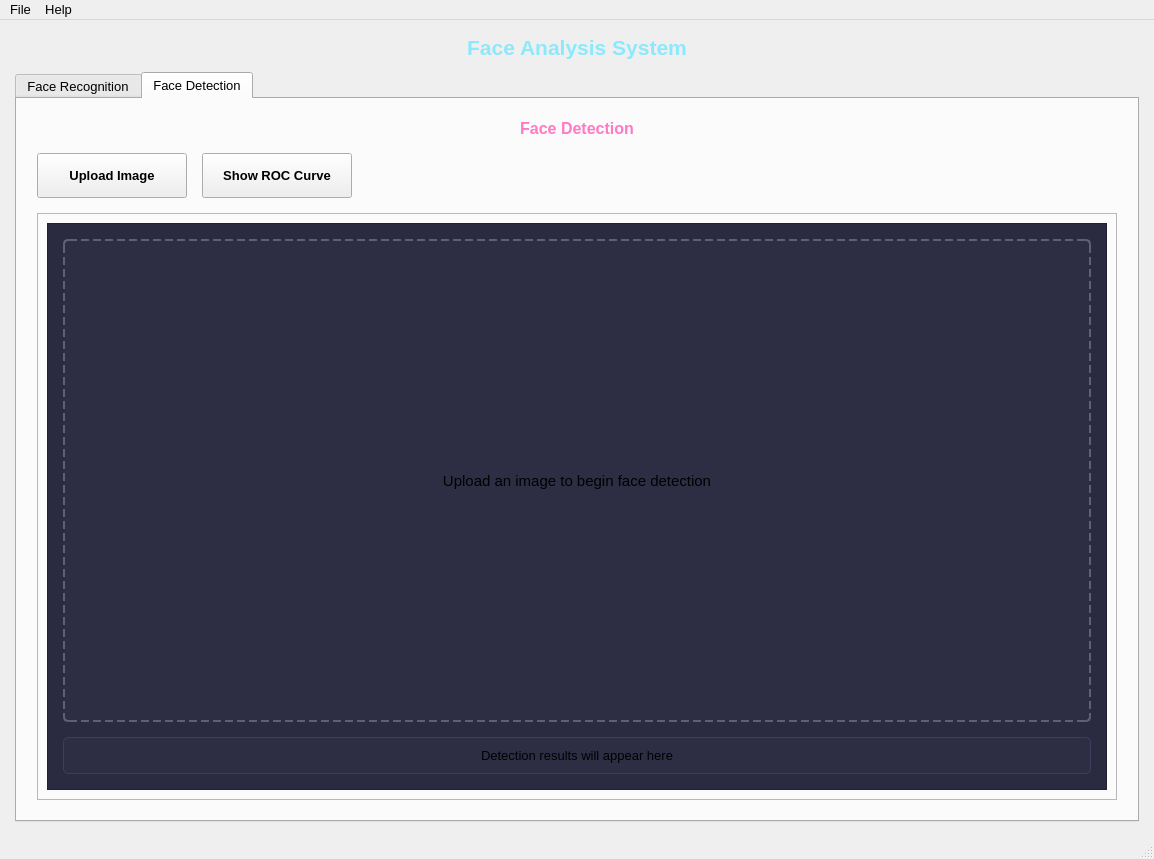
<?xml version="1.0" encoding="UTF-8"?>
<ui version="4.0">
 <class>MainWindow</class>
 <widget class="QMainWindow" name="MainWindow">
  <property name="geometry">
   <rect>
    <x>0</x>
    <y>0</y>
    <width>1154</width>
    <height>859</height>
   </rect>
  </property>
  <property name="minimumSize">
   <size>
    <width>600</width>
    <height>500</height>
   </size>
  </property>
  <property name="windowTitle">
   <string>Face Recognition and Detection</string>
  </property>
  <property name="styleSheet">
   <string notr="true">/* Dark Mode Theme */
QMainWindow {
    background-color: #1e1e2e;
    color: #e0e0e0;
}

QWidget {
    background-color: #1e1e2e;
    color: #e0e0e0;
}

QTabWidget::pane {
    border: 1px solid #3d3d5c;
    background-color: #252536;
    border-radius: 5px;
}

QTabBar::tab {
    background-color: #252536;
    color: #b0b0b0;
    padding: 10px 20px;
    border-top-left-radius: 4px;
    border-top-right-radius: 4px;
    border: 1px solid #3d3d5c;
    border-bottom: none;
    font-size: 13px;
    font-weight: bold;
    min-width: 80px;
}

QTabBar::tab:selected {
    background-color: #2d2d44;
    color: #8be9fd;
    border-bottom: 2px solid #8be9fd;
}

QTabBar::tab:hover:!selected {
    background-color: #2a2a40;
}

QPushButton {
    background-color: #8be9fd;
    color: #1e1e2e;
    border: none;
    border-radius: 5px;
    padding: 10px 15px;
    font-weight: bold;
    min-width: 120px;
}

QPushButton:hover {
    background-color: #6bcafd;
}

QPushButton:pressed {
    background-color: #50b2f5;
}

QLabel {
    color: #e0e0e0;
}

QScrollArea {
    border: 1px solid #3d3d5c;
    border-radius: 5px;
    background-color: #252536;
}

QMenuBar {
    background-color: #252536;
    color: #e0e0e0;
    border-bottom: 1px solid #3d3d5c;
}

QMenuBar::item {
    background-color: transparent;
    padding: 5px 10px;
}

QMenuBar::item:selected {
    background-color: #3d3d5c;
    color: #8be9fd;
}

QStatusBar {
    background-color: #252536;
    color: #b0b0b0;
    border-top: 1px solid #3d3d5c;
}

QMenu {
    background-color: #252536;
    border: 1px solid #3d3d5c;
    border-radius: 3px;
}

QMenu::item {
    padding: 5px 20px 5px 20px;
}

QMenu::item:selected {
    background-color: #3d3d5c;
    color: #8be9fd;
}

QFrame {
    background-color: #252536;
    border-radius: 5px;
    border: 1px solid #3d3d5c;
}

/* Responsive layout adjustments */
@media (max-width: 800px) {
    QPushButton {
        min-width: 100px;
        padding: 8px 12px;
    }
}

@media (max-width: 600px) {
    QPushButton {
        min-width: 80px;
        padding: 6px 10px;
    }
}</string>
  </property>
  <widget class="QWidget" name="centralwidget">
   <layout class="QVBoxLayout" name="verticalLayout">
    <property name="spacing">
     <number>12</number>
    </property>
    <property name="leftMargin">
     <number>15</number>
    </property>
    <property name="topMargin">
     <number>15</number>
    </property>
    <property name="rightMargin">
     <number>15</number>
    </property>
    <property name="bottomMargin">
     <number>15</number>
    </property>
    <item>
     <widget class="QLabel" name="labelAppTitle">
      <property name="font">
       <font>
        <family>Segoe UI</family>
        <pointsize>16</pointsize>
        <weight>75</weight>
        <bold>true</bold>
       </font>
      </property>
      <property name="styleSheet">
       <string notr="true">color: #8be9fd;</string>
      </property>
      <property name="text">
       <string>Face Analysis System</string>
      </property>
      <property name="alignment">
       <set>Qt::AlignCenter</set>
      </property>
     </widget>
    </item>
    <item>
     <widget class="QTabWidget" name="tabWidget">
      <property name="font">
       <font>
        <family>Segoe UI</family>
        <pointsize>10</pointsize>
       </font>
      </property>
      <property name="currentIndex">
       <number>1</number>
      </property>
      <property name="iconSize">
       <size>
        <width>20</width>
        <height>20</height>
       </size>
      </property>
      <property name="documentMode">
       <bool>false</bool>
      </property>
      <property name="tabBarAutoHide">
       <bool>false</bool>
      </property>
      <widget class="QWidget" name="tabRecognition">
       <attribute name="title">
        <string>Face Recognition</string>
       </attribute>
       <layout class="QVBoxLayout" name="verticalLayout_2">
        <property name="spacing">
         <number>15</number>
        </property>
        <property name="leftMargin">
         <number>20</number>
        </property>
        <property name="topMargin">
         <number>20</number>
        </property>
        <property name="rightMargin">
         <number>20</number>
        </property>
        <property name="bottomMargin">
         <number>20</number>
        </property>
        <item>
         <widget class="QLabel" name="labelRecognitionTitle">
          <property name="font">
           <font>
            <family>Segoe UI</family>
            <pointsize>12</pointsize>
            <weight>75</weight>
            <bold>true</bold>
           </font>
          </property>
          <property name="styleSheet">
           <string notr="true">color: #ff79c6;</string>
          </property>
          <property name="text">
           <string>Face Recognition</string>
          </property>
          <property name="alignment">
           <set>Qt::AlignCenter</set>
          </property>
         </widget>
        </item>
        <item>
         <layout class="QHBoxLayout" name="horizontalLayout">
          <property name="spacing">
           <number>15</number>
          </property>
          <item>
           <widget class="QPushButton" name="btnUploadRecognition">
            <property name="sizePolicy">
             <sizepolicy hsizetype="Minimum" vsizetype="Fixed">
              <horstretch>0</horstretch>
              <verstretch>0</verstretch>
             </sizepolicy>
            </property>
            <property name="minimumSize">
             <size>
              <width>150</width>
              <height>45</height>
             </size>
            </property>
            <property name="font">
             <font>
              <family>Segoe UI</family>
              <pointsize>10</pointsize>
              <weight>75</weight>
              <bold>true</bold>
             </font>
            </property>
            <property name="styleSheet">
             <string notr="true"/>
            </property>
            <property name="text">
             <string>Upload Image</string>
            </property>
            <property name="icon">
             <iconset>
              <normaloff>icons/upload.png</normaloff>icons/upload.png</iconset>
            </property>
            <property name="iconSize">
             <size>
              <width>22</width>
              <height>22</height>
             </size>
            </property>
           </widget>
          </item>
          <item>
           <widget class="QPushButton" name="btnROCRecognition">
            <property name="sizePolicy">
             <sizepolicy hsizetype="Minimum" vsizetype="Fixed">
              <horstretch>0</horstretch>
              <verstretch>0</verstretch>
             </sizepolicy>
            </property>
            <property name="minimumSize">
             <size>
              <width>150</width>
              <height>45</height>
             </size>
            </property>
            <property name="font">
             <font>
              <family>Segoe UI</family>
              <pointsize>10</pointsize>
              <weight>75</weight>
              <bold>true</bold>
             </font>
            </property>
            <property name="styleSheet">
             <string notr="true"/>
            </property>
            <property name="text">
             <string>Show ROC Curve</string>
            </property>
            <property name="icon">
             <iconset>
              <normaloff>icons/chart.png</normaloff>icons/chart.png</iconset>
            </property>
            <property name="iconSize">
             <size>
              <width>22</width>
              <height>22</height>
             </size>
            </property>
           </widget>
          </item>
          <item>
           <spacer name="horizontalSpacer">
            <property name="orientation">
             <enum>Qt::Horizontal</enum>
            </property>
            <property name="sizeHint" stdset="0">
             <size>
              <width>40</width>
              <height>20</height>
             </size>
            </property>
           </spacer>
          </item>
         </layout>
        </item>
        <item>
         <widget class="QFrame" name="frameRecognition">
          <property name="frameShape">
           <enum>QFrame::StyledPanel</enum>
          </property>
          <property name="frameShadow">
           <enum>QFrame::Raised</enum>
          </property>
          <property name="lineWidth">
           <number>1</number>
          </property>
          <property name="midLineWidth">
           <number>0</number>
          </property>
          <layout class="QVBoxLayout" name="verticalLayout_4">
           <property name="spacing">
            <number>12</number>
           </property>
           <item>
            <widget class="QScrollArea" name="scrollAreaRecognition">
             <property name="styleSheet">
              <string notr="true">background-color: #2a2a40;</string>
             </property>
             <property name="verticalScrollBarPolicy">
              <enum>Qt::ScrollBarAlwaysOff</enum>
             </property>
             <property name="widgetResizable">
              <bool>true</bool>
             </property>
             <widget class="QWidget" name="scrollAreaWidgetContents">
              <property name="geometry">
               <rect>
                <x>0</x>
                <y>0</y>
                <width>1054</width>
                <height>496</height>
               </rect>
              </property>
              <layout class="QVBoxLayout" name="verticalLayout_6">
               <property name="spacing">
                <number>15</number>
               </property>
               <property name="leftMargin">
                <number>15</number>
               </property>
               <property name="topMargin">
                <number>15</number>
               </property>
               <property name="rightMargin">
                <number>15</number>
               </property>
               <property name="bottomMargin">
                <number>15</number>
               </property>
               <item>
                <widget class="QLabel" name="imageDisplayRecognition">
                 <property name="sizePolicy">
                  <sizepolicy hsizetype="Expanding" vsizetype="Expanding">
                   <horstretch>0</horstretch>
                   <verstretch>0</verstretch>
                  </sizepolicy>
                 </property>
                 <property name="minimumSize">
                  <size>
                   <width>0</width>
                   <height>250</height>
                  </size>
                 </property>
                 <property name="font">
                  <font>
                   <family>Segoe UI</family>
                   <pointsize>11</pointsize>
                  </font>
                 </property>
                 <property name="styleSheet">
                  <string notr="true">background-color: #2d2d44;
border: 2px dashed #5f5f7a;
border-radius: 5px;
padding: 20px;</string>
                 </property>
                 <property name="text">
                  <string>Upload an image to begin face recognition</string>
                 </property>
                 <property name="alignment">
                  <set>Qt::AlignCenter</set>
                 </property>
                </widget>
               </item>
               <item>
                <widget class="QLabel" name="labelRecognitionResults">
                 <property name="font">
                  <font>
                   <family>Segoe UI</family>
                   <pointsize>10</pointsize>
                  </font>
                 </property>
                 <property name="styleSheet">
                  <string notr="true">background-color: #2d2d44;
padding: 10px;
border-radius: 5px;
border: 1px solid #3d3d5c;</string>
                 </property>
                 <property name="text">
                  <string>Recognition results will appear here</string>
                 </property>
                 <property name="alignment">
                  <set>Qt::AlignCenter</set>
                 </property>
                 <property name="wordWrap">
                  <bool>true</bool>
                 </property>
                </widget>
               </item>
              </layout>
             </widget>
            </widget>
           </item>
          </layout>
         </widget>
        </item>
       </layout>
      </widget>
      <widget class="QWidget" name="tabDetection">
       <attribute name="title">
        <string>Face Detection</string>
       </attribute>
       <layout class="QVBoxLayout" name="verticalLayout_3">
        <property name="spacing">
         <number>15</number>
        </property>
        <property name="leftMargin">
         <number>20</number>
        </property>
        <property name="topMargin">
         <number>20</number>
        </property>
        <property name="rightMargin">
         <number>20</number>
        </property>
        <property name="bottomMargin">
         <number>20</number>
        </property>
        <item>
         <widget class="QLabel" name="labelDetectionTitle">
          <property name="font">
           <font>
            <family>Segoe UI</family>
            <pointsize>12</pointsize>
            <weight>75</weight>
            <bold>true</bold>
           </font>
          </property>
          <property name="styleSheet">
           <string notr="true">color: #ff79c6;</string>
          </property>
          <property name="text">
           <string>Face Detection</string>
          </property>
          <property name="alignment">
           <set>Qt::AlignCenter</set>
          </property>
         </widget>
        </item>
        <item>
         <layout class="QHBoxLayout" name="horizontalLayout_2">
          <property name="spacing">
           <number>15</number>
          </property>
          <item>
           <widget class="QPushButton" name="btnUploadDetection">
            <property name="sizePolicy">
             <sizepolicy hsizetype="Minimum" vsizetype="Fixed">
              <horstretch>0</horstretch>
              <verstretch>0</verstretch>
             </sizepolicy>
            </property>
            <property name="minimumSize">
             <size>
              <width>150</width>
              <height>45</height>
             </size>
            </property>
            <property name="font">
             <font>
              <family>Segoe UI</family>
              <pointsize>10</pointsize>
              <weight>75</weight>
              <bold>true</bold>
             </font>
            </property>
            <property name="styleSheet">
             <string notr="true"/>
            </property>
            <property name="text">
             <string>Upload Image</string>
            </property>
            <property name="icon">
             <iconset>
              <normaloff>icons/upload.png</normaloff>icons/upload.png</iconset>
            </property>
            <property name="iconSize">
             <size>
              <width>22</width>
              <height>22</height>
             </size>
            </property>
           </widget>
          </item>
          <item>
           <widget class="QPushButton" name="btnROCDetection">
            <property name="sizePolicy">
             <sizepolicy hsizetype="Minimum" vsizetype="Fixed">
              <horstretch>0</horstretch>
              <verstretch>0</verstretch>
             </sizepolicy>
            </property>
            <property name="minimumSize">
             <size>
              <width>150</width>
              <height>45</height>
             </size>
            </property>
            <property name="font">
             <font>
              <family>Segoe UI</family>
              <pointsize>10</pointsize>
              <weight>75</weight>
              <bold>true</bold>
             </font>
            </property>
            <property name="styleSheet">
             <string notr="true"/>
            </property>
            <property name="text">
             <string>Show ROC Curve</string>
            </property>
            <property name="icon">
             <iconset>
              <normaloff>icons/chart.png</normaloff>icons/chart.png</iconset>
            </property>
            <property name="iconSize">
             <size>
              <width>22</width>
              <height>22</height>
             </size>
            </property>
           </widget>
          </item>
          <item>
           <spacer name="horizontalSpacer_2">
            <property name="orientation">
             <enum>Qt::Horizontal</enum>
            </property>
            <property name="sizeHint" stdset="0">
             <size>
              <width>40</width>
              <height>20</height>
             </size>
            </property>
           </spacer>
          </item>
         </layout>
        </item>
        <item>
         <widget class="QFrame" name="frameDetection">
          <property name="frameShape">
           <enum>QFrame::StyledPanel</enum>
          </property>
          <property name="frameShadow">
           <enum>QFrame::Raised</enum>
          </property>
          <layout class="QVBoxLayout" name="verticalLayout_5">
           <property name="spacing">
            <number>12</number>
           </property>
           <item>
            <widget class="QScrollArea" name="scrollAreaDetection">
             <property name="styleSheet">
              <string notr="true">background-color: #2a2a40;</string>
             </property>
             <property name="verticalScrollBarPolicy">
              <enum>Qt::ScrollBarAlwaysOff</enum>
             </property>
             <property name="widgetResizable">
              <bool>true</bool>
             </property>
             <widget class="QWidget" name="scrollAreaWidgetContents_2">
              <property name="geometry">
               <rect>
                <x>0</x>
                <y>0</y>
                <width>1054</width>
                <height>496</height>
               </rect>
              </property>
              <layout class="QVBoxLayout" name="verticalLayout_7">
               <property name="spacing">
                <number>15</number>
               </property>
               <property name="leftMargin">
                <number>15</number>
               </property>
               <property name="topMargin">
                <number>15</number>
               </property>
               <property name="rightMargin">
                <number>15</number>
               </property>
               <property name="bottomMargin">
                <number>15</number>
               </property>
               <item>
                <widget class="QLabel" name="imageDisplayDetection">
                 <property name="sizePolicy">
                  <sizepolicy hsizetype="Expanding" vsizetype="Expanding">
                   <horstretch>0</horstretch>
                   <verstretch>0</verstretch>
                  </sizepolicy>
                 </property>
                 <property name="minimumSize">
                  <size>
                   <width>0</width>
                   <height>250</height>
                  </size>
                 </property>
                 <property name="font">
                  <font>
                   <family>Segoe UI</family>
                   <pointsize>11</pointsize>
                  </font>
                 </property>
                 <property name="styleSheet">
                  <string notr="true">background-color: #2d2d44;
border: 2px dashed #5f5f7a;
border-radius: 5px;
padding: 20px;</string>
                 </property>
                 <property name="text">
                  <string>Upload an image to begin face detection</string>
                 </property>
                 <property name="alignment">
                  <set>Qt::AlignCenter</set>
                 </property>
                </widget>
               </item>
               <item>
                <widget class="QLabel" name="labelDetectionResults">
                 <property name="font">
                  <font>
                   <family>Segoe UI</family>
                   <pointsize>10</pointsize>
                  </font>
                 </property>
                 <property name="styleSheet">
                  <string notr="true">background-color: #2d2d44;
padding: 10px;
border-radius: 5px;
border: 1px solid #3d3d5c;</string>
                 </property>
                 <property name="text">
                  <string>Detection results will appear here</string>
                 </property>
                 <property name="alignment">
                  <set>Qt::AlignCenter</set>
                 </property>
                 <property name="wordWrap">
                  <bool>true</bool>
                 </property>
                </widget>
               </item>
              </layout>
             </widget>
            </widget>
           </item>
          </layout>
         </widget>
        </item>
       </layout>
      </widget>
     </widget>
    </item>
   </layout>
  </widget>
  <widget class="QMenuBar" name="menubar">
   <property name="geometry">
    <rect>
     <x>0</x>
     <y>0</y>
     <width>1154</width>
     <height>34</height>
    </rect>
   </property>
   <property name="font">
    <font>
     <family>Segoe UI</family>
     <pointsize>10</pointsize>
    </font>
   </property>
   <widget class="QMenu" name="menuFile">
    <property name="title">
     <string>File</string>
    </property>
    <addaction name="actionOpen"/>
    <addaction name="actionSave_Results"/>
    <addaction name="separator"/>
    <addaction name="actionExit"/>
   </widget>
   <widget class="QMenu" name="menuHelp">
    <property name="title">
     <string>Help</string>
    </property>
    <addaction name="actionAbout"/>
   </widget>
   <addaction name="menuFile"/>
   <addaction name="menuHelp"/>
  </widget>
  <widget class="QStatusBar" name="statusbar">
   <property name="font">
    <font>
     <family>Segoe UI</family>
     <pointsize>9</pointsize>
    </font>
   </property>
   <property name="styleSheet">
    <string notr="true">color: #8be9fd;</string>
   </property>
  </widget>
  <action name="actionOpen">
   <property name="text">
    <string>Open Image</string>
   </property>
   <property name="shortcut">
    <string>Ctrl+O</string>
   </property>
  </action>
  <action name="actionSave_Results">
   <property name="text">
    <string>Save Results</string>
   </property>
   <property name="shortcut">
    <string>Ctrl+S</string>
   </property>
  </action>
  <action name="actionExit">
   <property name="text">
    <string>Exit</string>
   </property>
   <property name="shortcut">
    <string>Ctrl+Q</string>
   </property>
  </action>
  <action name="actionAbout">
   <property name="text">
    <string>About</string>
   </property>
  </action>
 </widget>
 <resources/>
 <connections/>
</ui>
